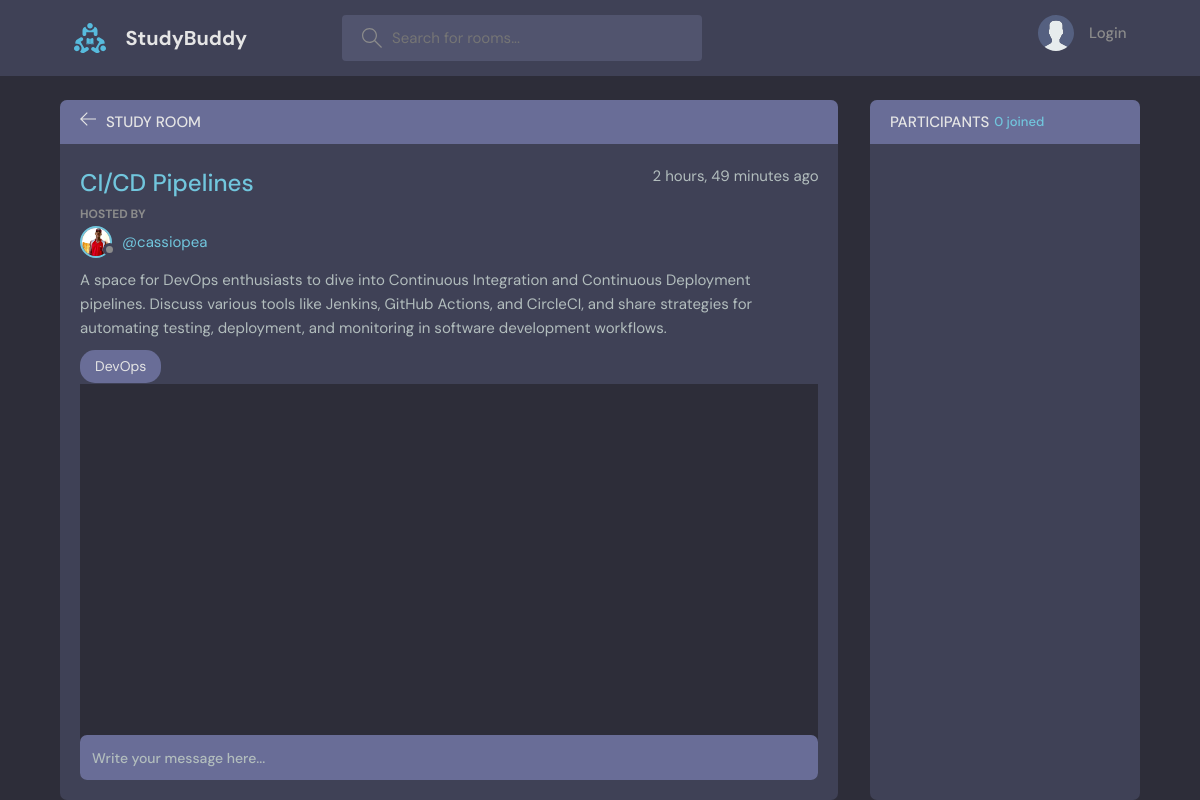
The app's page /room/4, older data.
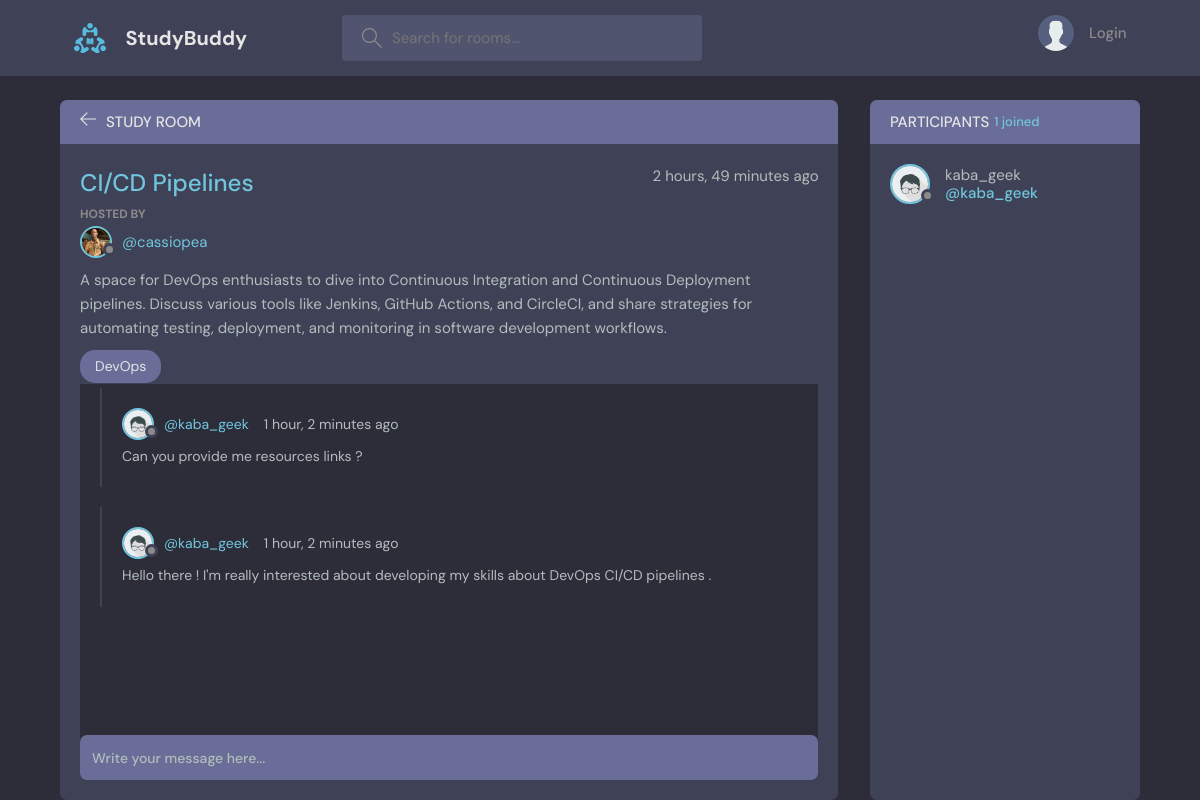
The same page, newer data.
### base/models.py (models this page shows, shortened)
class Room ( models.Model ) :
    host = models.ForeignKey ( User , on_delete = models.SET_NULL , null = True )
    participants = models.ManyToManyField ( User , related_name = "participants" , blank = True )
    topic = models.ForeignKey ( Topic , on_delete = models.SET_NULL , null = True )
    name = models.CharField ( max_length = 75 )
    description = models.TextField ( null = True , blank = True )
    created = models.DateTimeField ( auto_now_add = True )
    updated = models.DateTimeField ( auto_now = True )
    class Meta :
        ordering = [ '-updated' , '-created']

class User ( AbstractUser ) :
    name = models.CharField ( max_length = 200 , null = True, blank = True )
    email = models.EmailField ( unique = True , null = True , blank = False )
    bio = models.TextField ( blank = True , null = True )
    avatar = models.ImageField ( null = True , blank = True , default = "avatar.svg" )
    USERNAME_FIELD = "email"
    REQUIRED_FIELDS = [ ]

class Topic ( models.Model ) :
    name = models.CharField( max_length = 50 )

class Message ( models.Model ) :
    sender = models.ForeignKey ( User , on_delete = models.CASCADE )
    room = models.ForeignKey ( Room , on_delete = models.CASCADE )
    body = models.TextField ( )
    created = models.DateTimeField ( auto_now_add = True )
    updated = models.DateTimeField ( auto_now = True )
    class Meta :
        ordering = [ "-updated" , "-created" ]

### base/views.py (the view, shortened to what this page needs)
def room ( request , room_id ) :
    try :
        room = Room.objects.get ( id = room_id )
        room_messages = room.message_set.all()
        room_participants = room.participants.all()
        context = { "room" : room , "room_messages" : room_messages , "participants" : room_participants }
    except :
        return HttpResponse ( "Room does not exist !" )
    return render ( request , "base/room.html" , context  )

### base/templates/base/room.html (shortened to what this page needs)
{% extends 'main.html' %}
{% block body %}
    <main class="profile-page layout layout--2">
      <div class="container">
        <div class="room">
          <div class="room__top">
            <div class="room__topLeft">
              <a href="{{ request.META.HTTP_REFERER }}">
                <svg version="1.1" xmlns="http://www.w3.org/2000/svg" width="32" height="32" viewBox="0 0 32 32">
                  <title>Go Back</title>
                  <path
                    d="M13.723 2.286l-13.723 13.714 13.719 13.714 1.616-1.611-10.96-10.96h27.625v-2.286h-27.625l10.965-10.965-1.616-1.607z"
                  ></path>
                </svg>
              </a>
              <h3>Study Room</h3>
            </div>
          </div>
          <div class="room__box scroll">
            <div class="room__header scroll">
              <div class="room__info">
                <h3>{{ room.name }}</h3>
                <span>{{ room.created | timesince }} ago</span>
              </div>
              <div class="room__hosted">
                <p>Hosted By</p>
                <a href="{% url 'user_profile' room.host.id %}" class="room__author">
                  <div class="avatar avatar--small">
                    <img src="{{ room.host.avatar.url }}" />
                  </div>
                  <span>@{{ room.host.username }}</span>
                </a>
              </div>
              <div class="room__details">
                {{ room.description }}
              </div>
              <span class="room__topics">{{ room.topic.name }}</span>
            </div>
            <div class="room__conversation">
              <div class="threads scroll">
                {% for room_message in room_messages %}
                  <div class="thread">
                    <div class="thread__top">
                      <div class="thread__author">
                        <a href="{% url 'user_profile' room_message.sender.id %}" class="thread__authorInfo">
                          <div class="avatar avatar--small">
                            <img src="{{ room_message.sender.avatar.url }}" />
                          </div>
                          <span>@{{ room_message.sender.username }}</span>
                        </a>
                        <span class="thread__date">{{ room_message.created | timesince }} ago</span>
                      </div>
                    </div>
                    <div class="thread__details">
                      {{ room_message.body }}
                    </div>
                  </div>
                {% endfor %}
              </div>
            </div>
          </div>
          <div class="room__message">
            <form action="" method="post">
              <input name="body" placeholder="Write your message here..." />
            </form>
          </div>
        </div>
        <div class="participants">
          <h3 class="participants__top">Participants <span>{{ participants.count }} joined</span></h3>
          <div class="participants__list scroll">
            {% for participant in participants %}
              <a href="{% url 'user_profile' participant.id %}" class="participant">
                <div class="avatar avatar--medium">
                  <img src="{{ participant.avatar.url }}" />
                </div>
                <p>
                  {{ participant.username }}
                  <span>@{{ participant.username }}</span>
                </p>
              </a>
            {% endfor %}
          </div>
        </div>
      </div>
    </main>
{% endblock body %}

Row changes from the older to the newer data that the page shows:
changed through a linked row, Room "CI/CD Pipelines": host.avatar: a different picture
added Message: sender.avatar (picture), sender.username "kaba_geek", created "1 hour, 2 minutes", body "Can you provide me resources links ?"
added Message: sender.avatar (picture), sender.username "kaba_geek", created "1 hour, 2 minutes", body "Hello there ! I'm really interested about developing my skills about DevOps CI/CD pipelines ."
added User: avatar (picture), username "kaba_geek"
Text that changed along with them:
{{ participants.count }}: "0" → "1"
